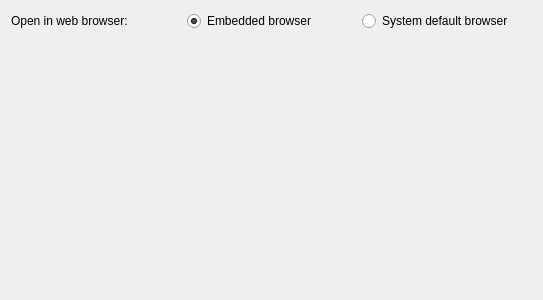
<?xml version="1.0" encoding="UTF-8"?>
<ui version="4.0">
 <class>dlg_settings</class>
 <widget class="QDialog" name="dlg_settings">
  <property name="geometry">
   <rect>
    <x>0</x>
    <y>0</y>
    <width>543</width>
    <height>300</height>
   </rect>
  </property>
  <property name="windowTitle">
   <string>Settings</string>
  </property>
  <property name="autoFillBackground">
   <bool>true</bool>
  </property>
  <property name="locale">
   <locale language="English" country="UnitedStates"/>
  </property>
  <layout class="QGridLayout" name="gridLayout_2">
   <item row="0" column="1">
    <layout class="QHBoxLayout" name="lyt_">
     <item>
      <widget class="QLabel" name="lbl_browser">
       <property name="toolTip">
        <string>Which web browser to use to display articles.</string>
       </property>
       <property name="text">
        <string>Open in web browser:</string>
       </property>
      </widget>
     </item>
     <item>
      <widget class="QRadioButton" name="opt_browser_qt">
       <property name="text">
        <string>Embedded browser</string>
       </property>
       <property name="checked">
        <bool>true</bool>
       </property>
      </widget>
     </item>
     <item>
      <widget class="QRadioButton" name="opt_browser_os">
       <property name="text">
        <string>System default browser</string>
       </property>
      </widget>
     </item>
    </layout>
   </item>
   <item row="1" column="1">
    <spacer name="verticalSpacer">
     <property name="orientation">
      <enum>Qt::Vertical</enum>
     </property>
     <property name="sizeHint" stdset="0">
      <size>
       <width>20</width>
       <height>40</height>
      </size>
     </property>
    </spacer>
   </item>
  </layout>
 </widget>
 <resources/>
 <connections/>
</ui>
